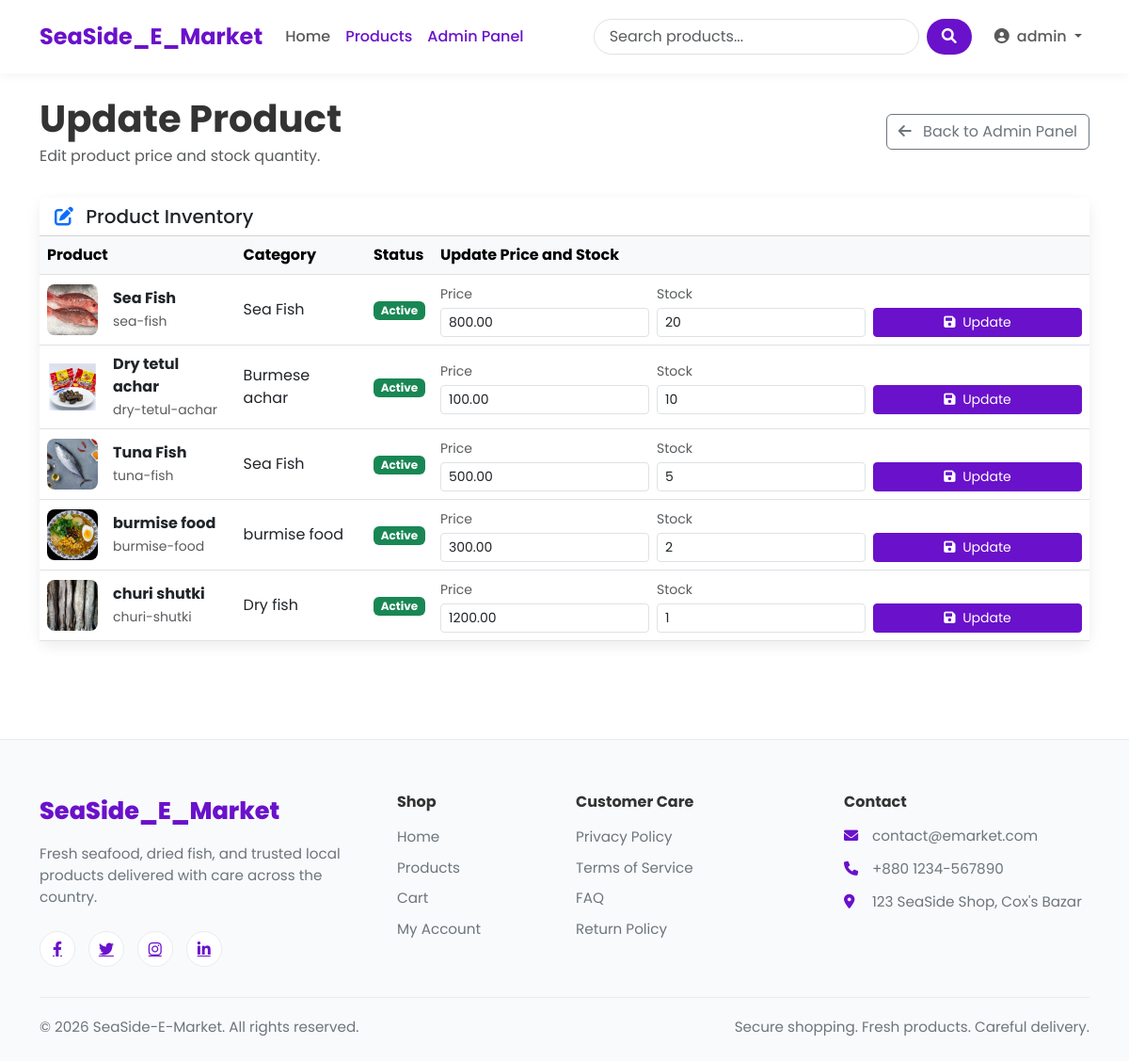
Screenshot of /store-admin/products/update/ (signed in) with the database file from the repository.
### SeaSide_Shop/models.py (models this page shows, shortened)
class Product(models.Model):
    name = models.CharField(max_length=100)
    slug = models.SlugField(max_length=200, unique=True)
    category = models.ForeignKey(Category, on_delete=models.CASCADE, related_name='products')
    description = models.TextField()
    price = models.DecimalField(max_digits=10, decimal_places=2) # 405.99
    stock = models.PositiveBigIntegerField(default=1)
    available = models.BooleanField(default=True)
    created_at = models.DateTimeField(auto_now_add=True)
    updated_at = models.DateTimeField(auto_now=True)
    image = models.ImageField(upload_to='products/%Y/%m/%d') # products/25/10/2025

class Category(models.Model):
    name = models.CharField(max_length=100)
    slug = models.SlugField(max_length=100, unique=True)
    description = models.TextField()
    class Meta:
        verbose_name_plural = 'Categories'

### SeaSide_Shop/views.py (the view)
# urls.py: path('store-admin/products/update/', views.frontend_admin_update_products_page, name='frontend_admin_update_products'),
@frontend_admin_required
def frontend_admin_update_products_page(request):
    products = Product.objects.select_related('category').order_by('-created_at')
    return render(request, 'SeaSide_Shop/frontend_admin/update_products.html', {'products': products})

### SeaSide_Shop/context_processors.py (called while the page is built)
def cart_items_count(request):
    if request.user.is_authenticated:
        try:
            cart = Cart.objects.get(user=request.user)
            return {'cart_items_count' : cart.get_total_items()}
        except Cart.DoesNotExist:
            return {'cart_items_count' : 0}
    return {'cart_items_count' : 0}

### SeaSide_Shop/models.py (called while the page is built)
    def get_total_items(self):
        return sum(item.quantity for item in self.items.all())

### SeaSide_Shop/views.py (called while the page is built)
def is_frontend_admin(user):
    return user.is_authenticated and (user.is_staff or user.is_superuser)

### templates/SeaSide_Shop/frontend_admin/update_products.html (shortened to what this page needs)
{% extends 'base.html' %}
{% block content %}
<div class="admin-page-header">
    <div>
        <h1 class="fw-bold mb-1">Update Product</h1>
        <p class="text-muted mb-0">Edit product price and stock quantity.</p>
    </div>
    <a href="{% url 'frontend_admin_dashboard' %}" class="btn btn-outline-secondary">
        <i class="fas fa-arrow-left me-2"></i> Back to Admin Panel
    </a>
</div>
<div class="admin-card card">
    <div class="card-header bg-white">
        <h5 class="mb-0"><i class="fas fa-pen-to-square me-2 text-primary"></i> Product Inventory</h5>
    </div>
    <div class="card-body p-0">
        <div class="table-responsive">
            <table class="table table-hover admin-table mb-0">
                <thead class="table-light">
                    <tr>
                        <th>Product</th>
                        <th>Category</th>
                        <th>Status</th>
                        <th>Update Price and Stock</th>
                    </tr>
                </thead>
                <tbody>
                    {% for product in products %}
                    <tr>
                        <td>
                            <div class="d-flex align-items-center gap-3">
                                {% if product.image %}
                                <img src="{{ product.image.url }}" alt="{{ product.name }}" style="width: 54px; height: 54px; object-fit: cover; border-radius: 8px;">
                                {% else %}
                                <div class="bg-light d-flex align-items-center justify-content-center" style="width: 54px; height: 54px; border-radius: 8px;">
                                    <i class="fas fa-image text-muted"></i>
                                </div>
                                {% endif %}
                                <div>
                                    <strong>{{ product.name }}</strong><br>
                                    <span class="small text-muted">{{ product.slug }}</span>
                                </div>
                            </div>
                        </td>
                        <td>{{ product.category.name }}</td>
                        <td>
                            {% if product.available %}
                            <span class="badge bg-success">Active</span>
                            {% else %}
                            <span class="badge bg-secondary">Removed</span>
                            {% endif %}
                        </td>
                        <td>
                            <form method="post" action="{% url 'frontend_admin_update_product' product.id %}" class="row g-2 align-items-end">
                                <div class="col-md-4">
                                    <label class="small text-muted mb-1">Price</label>
                                    <input type="number" name="price" value="{{ product.price }}" min="0.01" step="0.01" class="form-control form-control-sm" required>
                                </div>
                                <div class="col-md-4">
                                    <label class="small text-muted mb-1">Stock</label>
                                    <input type="number" name="stock" value="{{ product.stock }}" min="0" step="1" class="form-control form-control-sm" required>
                                </div>
                                <div class="col-md-4">
                                    <button type="submit" class="btn btn-sm btn-primary w-100">
                                        <i class="fas fa-save me-1"></i> Update
                                    </button>
                                </div>
                            </form>
                        </td>
                    </tr>
                    {% endfor %}
                </tbody>
            </table>
        </div>
    </div>
</div>
{% endblock %}

### templates/base.html (shortened to what this page needs)
<!DOCTYPE html>
<html lang="en">
<head>
    <link href="https://cdn.jsdelivr.net/npm/bootstrap@5.3.0/dist/css/bootstrap.min.css" rel="stylesheet">
    <link rel="stylesheet" href="https://cdnjs.cloudflare.com/ajax/libs/font-awesome/6.0.0/css/all.min.css">
    {% load static %}
</head>
<body>
    <header>
        <nav class="navbar navbar-expand-lg navbar-light bg-white">
            <div class="container">
                <a class="navbar-brand" href="{% url 'home' %}">SeaSide_E_Market</a>
                <div class="collapse navbar-collapse" id="navbarNav">
                    <ul class="navbar-nav me-auto mb-2 mb-lg-0">
                        <li class="nav-item {% if request.path == '/' %}active{% endif %}">
                            <a class="nav-link" href="{% url 'home' %}">Home</a>
                        </li>
                        <li class="nav-item {% if '/products/' in request.path %}active{% endif %}">
                            <a class="nav-link" href="{% url 'product_list' %}">Products</a>
                        </li>
                        {% if user.is_staff or user.is_superuser %}
                        <li class="nav-item {% if '/store-admin/' in request.path %}active{% endif %}">
                            <a class="nav-link" href="{% url 'frontend_admin_dashboard' %}">Admin Panel</a>
                        </li>
                        {% endif %}
                    </ul>
                    <form class="d-flex search-box me-3" action="{% url 'product_list' %}" method="get">
                        <input class="form-control search-input me-2" type="search" name="search" placeholder="Search products..." aria-label="Search">
                        <button class="btn search-btn" type="submit">
                            <i class="fas fa-search"></i>
                        </button>
                    </form>
                    <ul class="navbar-nav">
                        {% if user.is_authenticated %}
                            <li class="nav-item dropdown">
                                <a class="nav-link dropdown-toggle" href="#" id="navbarDropdown" role="button"
                                   data-bs-toggle="dropdown" aria-expanded="false">
                                    <i class="fas fa-user-circle me-1"></i> {{ user.username }}
                                </a>
                            </li>
                        {% endif %}
                    </ul>
                </div>
            </div>
        </nav>
    </header>
    <main class="container my-4">
        {% block content %}{% endblock %}
    </main>
    <footer>
        <div class="container">
            <div class="row g-4">
                <div class="col-lg-4 col-md-6">
                    <div class="footer-brand">SeaSide_E_Market</div>
                    <p class="footer-text mb-4">Fresh seafood, dried fish, and trusted local products delivered with care across the country.</p>
                    <div class="social-icons">
                        <a href="#" aria-label="Facebook"><i class="fab fa-facebook-f"></i></a>
                        <a href="#" aria-label="Twitter"><i class="fab fa-twitter"></i></a>
                        <a href="#" aria-label="Instagram"><i class="fab fa-instagram"></i></a>
                        <a href="#" aria-label="LinkedIn"><i class="fab fa-linkedin-in"></i></a>
                    </div>
                </div>
                <div class="col-lg-2 col-md-6">
                    <h5 class="footer-heading">Shop</h5>
                    <a href="{% url 'home' %}" class="footer-link">Home</a><br>
                    <a href="{% url 'product_list' %}" class="footer-link">Products</a><br>
                    <a href="{% url 'cart_detail' %}" class="footer-link">Cart</a><br>
                    {% if user.is_authenticated %}
                    <a href="{% url 'profile' %}" class="footer-link">My Account</a>
                    {% else %}
                    <a href="{% url 'login' %}" class="footer-link">Login</a>
                    {% endif %}
                </div>
                <div class="col-lg-3 col-md-6">
                    <h5 class="footer-heading">Customer Care</h5>
                    <a href="#" class="footer-link">Privacy Policy</a><br>
                    <a href="#" class="footer-link">Terms of Service</a><br>
                    <a href="#" class="footer-link">FAQ</a><br>
                    <a href="#" class="footer-link">Return Policy</a>
                </div>
                <div class="col-lg-3 col-md-6">
                    <h5 class="footer-heading">Contact</h5>
                    <div class="footer-contact">
                        <i class="fas fa-envelope"></i>
                        <span>contact@emarket.com</span>
                    </div>
                    <div class="footer-contact">
                        <i class="fas fa-phone"></i>
                        <span>+880 1234-567890</span>
                    </div>
                    <div class="footer-contact">
                        <i class="fas fa-map-marker-alt"></i>
                        <span>123 SeaSide Shop, Cox's Bazar</span>
                    </div>
                </div>
            </div>
            <div class="footer-bottom d-flex flex-column flex-md-row justify-content-between gap-2">
                <p class="footer-text mb-0">&copy; {% now "Y" %} SeaSide-E-Market. All rights reserved.</p>
                <p class="footer-text mb-0">Secure shopping. Fresh products. Careful delivery.</p>
            </div>
        </div>
    </footer>
</body>
</html>

### templates/SeaSide_Shop/frontend_admin/update_products.html (style rules this page uses)
.admin-page-header { display: flex; justify-content: space-between; align-items: center; gap: 1rem; margin-bottom: 2rem; }
.admin-card { border: none; border-radius: var(--border-radius); box-shadow: var(--box-shadow); }
.admin-table th { white-space: nowrap; }
.admin-table td { vertical-align: middle; }

### templates/base.html (style rules this page uses)
:root { --primary-color: #6a11cb; --primary-dark: #5a0cb8; --primary-light: #7c4ddb; --secondary-color: #2575fc; --text-color: #333333; --text-light: #6c757d; --bg-light: #f8f9fa; --border-radius: 10px; --box-shadow: 0 5px 15px rgba(0,0,0,0.08); }
body { font-family: 'Poppins', sans-serif; color: var(--text-color); display: flex; flex-direction: column; min-height: 100vh; }
main { flex: 1; }
.navbar { padding: 1rem 0; box-shadow: 0 2px 10px rgba(0,0,0,0.05); }
.navbar-brand { font-weight: 700; font-size: 1.5rem; color: var(--primary-color); }
.nav-link { font-weight: 500; padding: 0.5rem 1rem; transition: all 0.3s ease; }
.nav-item.active .nav-link { color: var(--primary-color); }
.search-box { position: relative; }
.search-input { border-radius: 50px; padding-left: 1rem; border: 1px solid #dee2e6; transition: all 0.3s ease; }
.search-btn { border-radius: 50px; background-color: var(--primary-color); color: white; padding: 0.375rem 1rem; border: none; }
.btn-primary { background-color: var(--primary-color); border-color: var(--primary-color); }
footer { background-color: #f9fafb; border-top: 1px solid #e9ecef; padding: 3.5rem 0 1.5rem; margin-top: 5rem; }
.footer-brand { font-weight: 800; font-size: 1.6rem; color: var(--primary-color); margin-bottom: 1rem; }
.footer-heading { font-weight: 700; font-size: 1rem; color: var(--text-color); margin-bottom: 1rem; }
.footer-text, .footer-link, .footer-contact { color: var(--text-light); font-size: 0.95rem; }
.footer-link { display: inline-block; text-decoration: none; margin-bottom: 0.55rem; transition: color 0.2s ease; }
.footer-contact { display: flex; gap: 0.75rem; margin-bottom: 0.75rem; }
.footer-contact i { color: var(--primary-color); margin-top: 0.2rem; width: 18px; }
.social-icons a { display: inline-flex; align-items: center; justify-content: center; width: 38px; height: 38px; background-color: #ffffff; color: var(--primary-color); border-radius: 50%; margin-right: 0.6rem; transition: all 0.3s ease; border: 1px solid #e9ecef; }
.footer-bottom { border-top: 1px solid #e9ecef; margin-top: 2rem; padding-top: 1.25rem; }

### rows the page displays
Product: image (picture), name "Sea Fish", slug "sea-fish", category.name "Sea Fish", available "Active", price "800.00", stock "20"
Product: image (picture), name "Dry tetul achar", slug "dry-tetul-achar", category.name "Burmese achar", available "Active", price "100.00", stock "10"
Product: image (picture), name "Tuna Fish", slug "tuna-fish", category.name "Sea Fish", available "Active", price "500.00", stock "5"
Product: image (picture), name "burmise food", slug "burmise-food", category.name "burmise food", available "Active", price "300.00", stock "2"
Product: image (picture), name "churi shutki", slug "churi-shutki", category.name "Dry fish", available "Active", price "1200.00", stock "1"

### other values shown
{{ user.username }} "admin"
